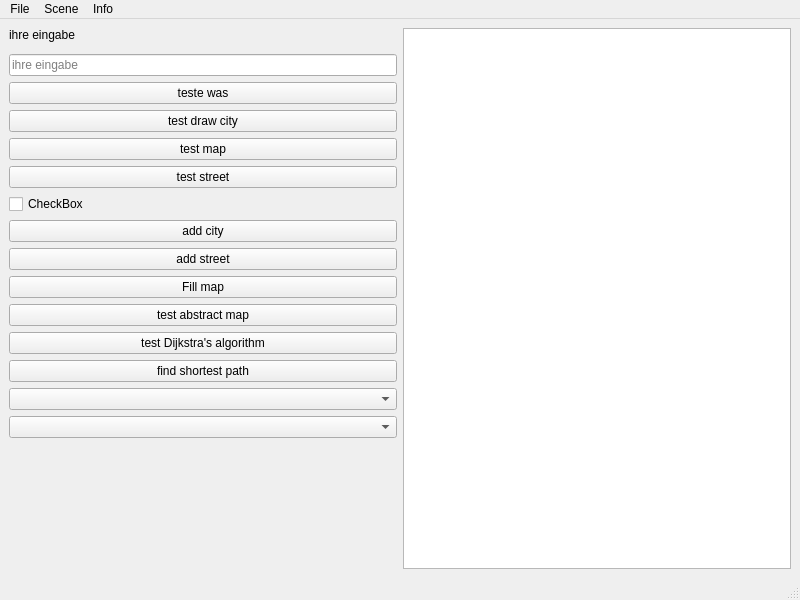
<?xml version="1.0" encoding="UTF-8"?>
<ui version="4.0">
 <class>MainWindow</class>
 <widget class="QMainWindow" name="MainWindow">
  <property name="geometry">
   <rect>
    <x>0</x>
    <y>0</y>
    <width>800</width>
    <height>600</height>
   </rect>
  </property>
  <property name="windowTitle">
   <string>MainWindow</string>
  </property>
  <widget class="QWidget" name="centralwidget">
   <layout class="QGridLayout" name="gridLayout" columnstretch="0,0">
    <item row="0" column="1" rowspan="17">
     <widget class="QGraphicsView" name="graphicsView"/>
    </item>
    <item row="8" column="0">
     <widget class="QPushButton" name="addcity">
      <property name="text">
       <string>add city</string>
      </property>
     </widget>
    </item>
    <item row="14" column="0">
     <widget class="QComboBox" name="comboBox"/>
    </item>
    <item row="16" column="0">
     <spacer name="verticalSpacer">
      <property name="orientation">
       <enum>Qt::Vertical</enum>
      </property>
      <property name="sizeHint" stdset="0">
       <size>
        <width>20</width>
        <height>40</height>
       </size>
      </property>
     </spacer>
    </item>
    <item row="10" column="0">
     <widget class="QPushButton" name="FillMap">
      <property name="text">
       <string>Fill map</string>
      </property>
     </widget>
    </item>
    <item row="9" column="0">
     <widget class="QPushButton" name="addStreet">
      <property name="text">
       <string>add street</string>
      </property>
     </widget>
    </item>
    <item row="3" column="0">
     <widget class="QPushButton" name="pushButton_teste_was">
      <property name="toolTip">
       <string>Testet, ob Ihre Eingabe eine Zahl oder ein Text ist</string>
      </property>
      <property name="text">
       <string>teste was</string>
      </property>
     </widget>
    </item>
    <item row="11" column="0">
     <widget class="QPushButton" name="TestAbsMap">
      <property name="text">
       <string>test abstract map</string>
      </property>
     </widget>
    </item>
    <item row="4" column="0">
     <widget class="QPushButton" name="Test_draw_city">
      <property name="text">
       <string>test draw city</string>
      </property>
     </widget>
    </item>
    <item row="2" column="0">
     <widget class="QLineEdit" name="lineEdit_teste_was">
      <property name="placeholderText">
       <string>ihre eingabe</string>
      </property>
      <property name="clearButtonEnabled">
       <bool>true</bool>
      </property>
     </widget>
    </item>
    <item row="13" column="0">
     <widget class="QPushButton" name="FindShortestPath">
      <property name="text">
       <string>find shortest path</string>
      </property>
     </widget>
    </item>
    <item row="7" column="0">
     <widget class="QCheckBox" name="checkBox">
      <property name="text">
       <string>CheckBox</string>
      </property>
      <property name="tristate">
       <bool>false</bool>
      </property>
     </widget>
    </item>
    <item row="5" column="0">
     <widget class="QPushButton" name="test_Map">
      <property name="text">
       <string>test map</string>
      </property>
     </widget>
    </item>
    <item row="15" column="0">
     <widget class="QComboBox" name="comboBox_2"/>
    </item>
    <item row="6" column="0">
     <widget class="QPushButton" name="test_street">
      <property name="text">
       <string>test street</string>
      </property>
     </widget>
    </item>
    <item row="0" column="0">
     <widget class="QLabel" name="label_input">
      <property name="text">
       <string>ihre eingabe</string>
      </property>
     </widget>
    </item>
    <item row="12" column="0">
     <widget class="QPushButton" name="testDij">
      <property name="text">
       <string>test Dijkstra's algorithm</string>
      </property>
     </widget>
    </item>
   </layout>
  </widget>
  <widget class="QMenuBar" name="menubar">
   <property name="geometry">
    <rect>
     <x>0</x>
     <y>0</y>
     <width>800</width>
     <height>22</height>
    </rect>
   </property>
   <widget class="QMenu" name="menuFile">
    <property name="title">
     <string>File</string>
    </property>
    <addaction name="actionOpen"/>
    <addaction name="actionSave"/>
    <addaction name="separator"/>
    <addaction name="actionExit"/>
   </widget>
   <widget class="QMenu" name="menuScene">
    <property name="title">
     <string>Scene</string>
    </property>
    <addaction name="actionClear_Scene"/>
   </widget>
   <widget class="QMenu" name="menuInfo">
    <property name="title">
     <string>Info</string>
    </property>
    <addaction name="actionAbout"/>
   </widget>
   <addaction name="menuFile"/>
   <addaction name="menuScene"/>
   <addaction name="menuInfo"/>
  </widget>
  <widget class="QStatusBar" name="statusbar"/>
  <action name="actionOpen">
   <property name="enabled">
    <bool>false</bool>
   </property>
   <property name="text">
    <string>Open</string>
   </property>
  </action>
  <action name="actionSave">
   <property name="enabled">
    <bool>false</bool>
   </property>
   <property name="text">
    <string>Save</string>
   </property>
  </action>
  <action name="actionExit">
   <property name="text">
    <string>Exit</string>
   </property>
   <property name="shortcut">
    <string>Alt+E</string>
   </property>
  </action>
  <action name="actionClear_Scene">
   <property name="text">
    <string>Clear Scene</string>
   </property>
   <property name="shortcut">
    <string>Alt+S</string>
   </property>
  </action>
  <action name="actionAbout">
   <property name="text">
    <string>About</string>
   </property>
  </action>
 </widget>
 <resources/>
 <connections/>
</ui>
